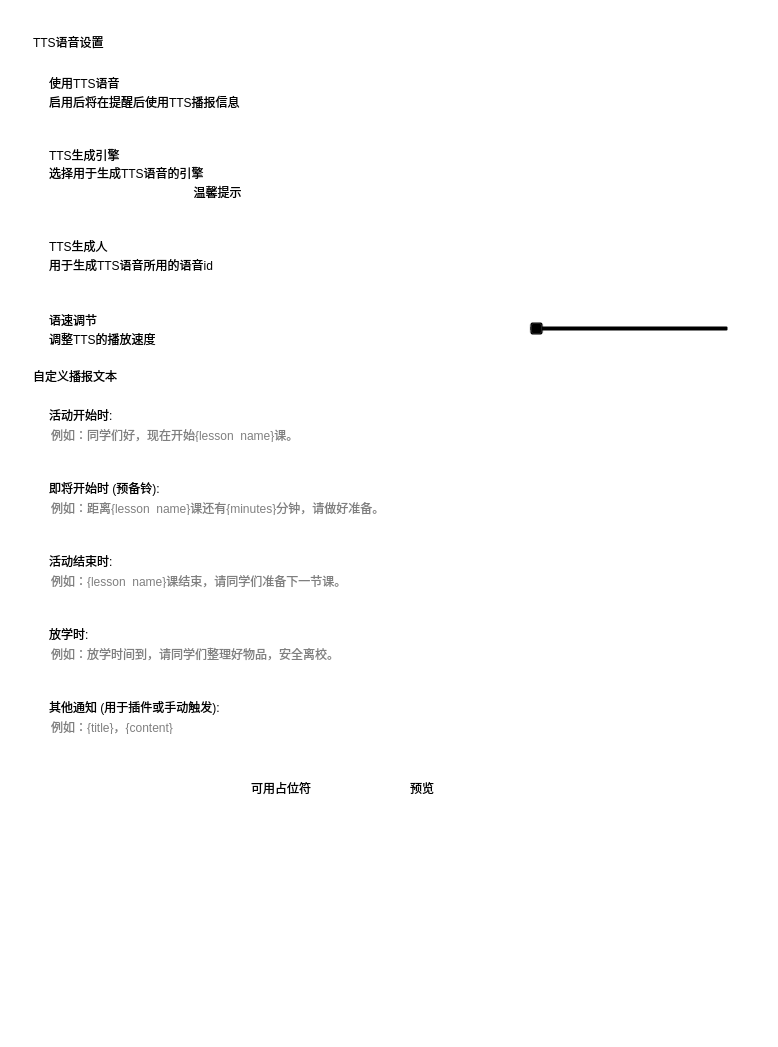
<?xml version="1.0" encoding="UTF-8"?>
<ui version="4.0">
 <class>TTSAdvancedSettings</class>
 <widget class="QWidget" name="TTSAdvancedSettings">
  <property name="geometry">
   <rect>
    <x>0</x>
    <y>0</y>
    <width>778</width>
    <height>1047</height>
   </rect>
  </property>
  <property name="windowTitle">
   <string>TTS 高级设置</string>
  </property>
  <property name="styleSheet">
   <string notr="true">background: transparent; border: none</string>
  </property>
  <layout class="QVBoxLayout" name="verticalLayout_Main">
   <property name="spacing">
    <number>18</number>
   </property>
   <property name="leftMargin">
    <number>0</number>
   </property>
   <property name="topMargin">
    <number>0</number>
   </property>
   <property name="rightMargin">
    <number>0</number>
   </property>
   <property name="bottomMargin">
    <number>0</number>
   </property>
   <item>
    <widget class="SmoothScrollArea" name="scrollArea">
     <property name="widgetResizable">
      <bool>true</bool>
     </property>
     <widget class="QWidget" name="scrollAreaWidgetContents">
      <property name="geometry">
       <rect>
        <x>0</x>
        <y>0</y>
        <width>778</width>
        <height>1047</height>
       </rect>
      </property>
      <layout class="QVBoxLayout" name="verticalLayout_Scroll">
       <property name="spacing">
        <number>24</number>
       </property>
       <property name="leftMargin">
        <number>24</number>
       </property>
       <property name="topMargin">
        <number>24</number>
       </property>
       <property name="rightMargin">
        <number>24</number>
       </property>
       <property name="bottomMargin">
        <number>24</number>
       </property>
       <item>
        <widget class="SmoothScrollArea" name="sd_scroll">
         <property name="styleSheet">
          <string notr="true">background: transparent; border: none</string>
         </property>
         <property name="widgetResizable">
          <bool>true</bool>
         </property>
         <widget class="QWidget" name="scrollAreaWidgetContents_2">
          <property name="geometry">
           <rect>
            <x>0</x>
            <y>0</y>
            <width>730</width>
            <height>999</height>
           </rect>
          </property>
          <layout class="QVBoxLayout" name="verticalLayout_9">
           <item>
            <widget class="TitleLabel" name="TitleLabel">
             <property name="text">
              <string>TTS语音设置</string>
             </property>
            </widget>
           </item>
           <item>
            <layout class="QVBoxLayout" name="verticalLayout_5">
             <property name="spacing">
              <number>3</number>
             </property>
             <item>
              <widget class="CardWidget" name="CardWidget_13">
               <property name="minimumSize">
                <size>
                 <width>0</width>
                 <height>70</height>
                </size>
               </property>
               <layout class="QHBoxLayout" name="horizontalLayout_14">
                <property name="leftMargin">
                 <number>16</number>
                </property>
                <property name="topMargin">
                 <number>16</number>
                </property>
                <property name="rightMargin">
                 <number>16</number>
                </property>
                <property name="bottomMargin">
                 <number>16</number>
                </property>
                <item>
                 <layout class="QVBoxLayout" name="verticalLayout_18">
                  <property name="spacing">
                   <number>0</number>
                  </property>
                  <item>
                   <widget class="StrongBodyLabel" name="StrongBodyLabel_14">
                    <property name="sizePolicy">
                     <sizepolicy hsizetype="Expanding" vsizetype="Preferred">
                      <horstretch>0</horstretch>
                      <verstretch>0</verstretch>
                     </sizepolicy>
                    </property>
                    <property name="text">
                     <string>使用TTS语音</string>
                    </property>
                   </widget>
                  </item>
                  <item>
                   <widget class="CaptionLabel" name="CaptionLabel_13">
                    <property name="sizePolicy">
                     <sizepolicy hsizetype="Preferred" vsizetype="Fixed">
                      <horstretch>0</horstretch>
                      <verstretch>0</verstretch>
                     </sizepolicy>
                    </property>
                    <property name="text">
                     <string>启用后将在提醒后使用TTS播报信息</string>
                    </property>
                    <property name="lightColor" stdset="0">
                     <color alpha="150">
                      <red>0</red>
                      <green>0</green>
                      <blue>0</blue>
                     </color>
                    </property>
                    <property name="darkColor" stdset="0">
                     <color alpha="200">
                      <red>255</red>
                      <green>255</green>
                      <blue>255</blue>
                     </color>
                    </property>
                   </widget>
                  </item>
                 </layout>
                </item>
                <item>
                 <widget class="SwitchButton" name="switch_enable_tts">
                  <property name="onText">
                   <string>启用</string>
                  </property>
                  <property name="offText">
                   <string>禁用</string>
                  </property>
                 </widget>
                </item>
               </layout>
              </widget>
             </item>
             <item>
              <widget class="CardWidget" name="CardWidget_9">
               <property name="minimumSize">
                <size>
                 <width>0</width>
                 <height>80</height>
                </size>
               </property>
               <layout class="QGridLayout" name="gridLayout">
                <property name="leftMargin">
                 <number>16</number>
                </property>
                <property name="topMargin">
                 <number>16</number>
                </property>
                <property name="rightMargin">
                 <number>16</number>
                </property>
                <property name="bottomMargin">
                 <number>16</number>
                </property>
                <item row="0" column="2">
                 <widget class="ComboBox" name="engine_selector"/>
                </item>
                <item row="0" column="0">
                 <layout class="QVBoxLayout" name="verticalLayout_13">
                  <property name="spacing">
                   <number>0</number>
                  </property>
                  <item>
                   <widget class="StrongBodyLabel" name="StrongBodyLabel_9">
                    <property name="text">
                     <string>TTS生成引擎</string>
                    </property>
                   </widget>
                  </item>
                  <item>
                   <widget class="CaptionLabel" name="CaptionLabel_8">
                    <property name="text">
                     <string>选择用于生成TTS语音的引擎</string>
                    </property>
                    <property name="lightColor" stdset="0">
                     <color alpha="150">
                      <red>0</red>
                      <green>0</green>
                      <blue>0</blue>
                     </color>
                    </property>
                    <property name="darkColor" stdset="0">
                     <color alpha="200">
                      <red>255</red>
                      <green>255</green>
                      <blue>255</blue>
                     </color>
                    </property>
                   </widget>
                  </item>
                  <item>
                   <spacer name="verticalSpacer_for_note">
                    <property name="orientation">
                     <enum>Qt::Vertical</enum>
                    </property>
                    <property name="sizeType">
                     <enum>QSizePolicy::Fixed</enum>
                    </property>
                    <property name="sizeHint" stdset="0">
                     <size>
                      <width>20</width>
                      <height>1</height>
                     </size>
                    </property>
                   </spacer>
                  </item>
                  <item>
                   <widget class="HyperlinkLabel" name="engine_note">
                    <property name="text">
                     <string>温馨提示</string>
                    </property>
                   </widget>
                  </item>
                 </layout>
                </item>
               </layout>
              </widget>
             </item>
             <item>
              <widget class="CardWidget" name="CardWidget_8">
               <property name="minimumSize">
                <size>
                 <width>0</width>
                 <height>70</height>
                </size>
               </property>
               <layout class="QHBoxLayout" name="horizontalLayout_8">
                <property name="leftMargin">
                 <number>16</number>
                </property>
                <property name="topMargin">
                 <number>16</number>
                </property>
                <property name="rightMargin">
                 <number>16</number>
                </property>
                <property name="bottomMargin">
                 <number>16</number>
                </property>
                <item>
                 <layout class="QVBoxLayout" name="verticalLayout_12">
                  <property name="spacing">
                   <number>0</number>
                  </property>
                  <item>
                   <widget class="StrongBodyLabel" name="StrongBodyLabel_8">
                    <property name="text">
                     <string>TTS生成人</string>
                    </property>
                   </widget>
                  </item>
                  <item>
                   <widget class="CaptionLabel" name="CaptionLabel_7">
                    <property name="text">
                     <string>用于生成TTS语音所用的语音id</string>
                    </property>
                    <property name="lightColor" stdset="0">
                     <color alpha="150">
                      <red>0</red>
                      <green>0</green>
                      <blue>0</blue>
                     </color>
                    </property>
                    <property name="darkColor" stdset="0">
                     <color alpha="200">
                      <red>255</red>
                      <green>255</green>
                      <blue>255</blue>
                     </color>
                    </property>
                   </widget>
                  </item>
                 </layout>
                </item>
                <item>
                 <widget class="ComboBox" name="voice_selector"/>
                </item>
               </layout>
              </widget>
             </item>
             <item>
              <spacer name="verticalSpacer_for_note_2">
               <property name="orientation">
                <enum>Qt::Vertical</enum>
               </property>
               <property name="sizeType">
                <enum>QSizePolicy::Fixed</enum>
               </property>
               <property name="sizeHint" stdset="0">
                <size>
                 <width>20</width>
                 <height>1</height>
                </size>
               </property>
              </spacer>
             </item>
             <item>
              <widget class="CardWidget" name="CardWidget_7">
               <property name="minimumSize">
                <size>
                 <width>0</width>
                 <height>70</height>
                </size>
               </property>
               <layout class="QHBoxLayout" name="horizontalLayout_7">
                <property name="leftMargin">
                 <number>16</number>
                </property>
                <property name="topMargin">
                 <number>16</number>
                </property>
                <property name="rightMargin">
                 <number>16</number>
                </property>
                <property name="bottomMargin">
                 <number>16</number>
                </property>
                <item>
                 <layout class="QVBoxLayout" name="verticalLayout_11">
                  <property name="spacing">
                   <number>0</number>
                  </property>
                  <item>
                   <widget class="StrongBodyLabel" name="StrongBodyLabel_7">
                    <property name="text">
                     <string>语速调节</string>
                    </property>
                   </widget>
                  </item>
                  <item>
                   <widget class="CaptionLabel" name="CaptionLabel_6">
                    <property name="text">
                     <string>调整TTS的播放速度</string>
                    </property>
                    <property name="lightColor" stdset="0">
                     <color alpha="150">
                      <red>0</red>
                      <green>0</green>
                      <blue>0</blue>
                     </color>
                    </property>
                    <property name="darkColor" stdset="0">
                     <color alpha="200">
                      <red>255</red>
                      <green>255</green>
                      <blue>255</blue>
                     </color>
                    </property>
                   </widget>
                  </item>
                 </layout>
                </item>
                <item>
                 <widget class="Slider" name="slider_tts_speed">
                  <property name="sizePolicy">
                   <sizepolicy hsizetype="Maximum" vsizetype="Fixed">
                    <horstretch>0</horstretch>
                    <verstretch>0</verstretch>
                   </sizepolicy>
                  </property>
                  <property name="minimumSize">
                   <size>
                    <width>200</width>
                    <height>0</height>
                   </size>
                  </property>
                  <property name="orientation">
                   <enum>Qt::Horizontal</enum>
                  </property>
                 </widget>
                </item>
               </layout>
              </widget>
             </item>
             <item>
              <widget class="SubtitleLabel" name="SubtitleLabel_CustomText">
               <property name="text">
                <string>自定义播报文本</string>
               </property>
              </widget>
             </item>
             <item>
              <widget class="CardWidget" name="CardWidget_11">
               <property name="minimumSize">
                <size>
                 <width>0</width>
                 <height>70</height>
                </size>
               </property>
               <layout class="QHBoxLayout" name="horizontalLayout_15">
                <property name="leftMargin">
                 <number>16</number>
                </property>
                <property name="topMargin">
                 <number>16</number>
                </property>
                <property name="rightMargin">
                 <number>16</number>
                </property>
                <property name="bottomMargin">
                 <number>16</number>
                </property>
                <item>
                 <layout class="QVBoxLayout" name="verticalLayout_16">
                  <property name="spacing">
                   <number>0</number>
                  </property>
                  <item>
                   <widget class="StrongBodyLabel" name="StrongBodyLabel_15">
                    <property name="sizePolicy">
                     <sizepolicy hsizetype="Expanding" vsizetype="Preferred">
                      <horstretch>0</horstretch>
                      <verstretch>0</verstretch>
                     </sizepolicy>
                    </property>
                    <property name="text">
                     <string>活动开始时:</string>
                    </property>
                   </widget>
                  </item>
                  <item>
                   <widget class="LineEdit" name="text_attend_class">
                    <property name="placeholderText">
                     <string>例如：同学们好，现在开始{lesson_name}课。</string>
                    </property>
                   </widget>
                  </item>
                 </layout>
                </item>
               </layout>
              </widget>
             </item>
             <item>
              <widget class="CardWidget" name="CardWidget_14">
               <property name="minimumSize">
                <size>
                 <width>0</width>
                 <height>70</height>
                </size>
               </property>
               <layout class="QHBoxLayout" name="horizontalLayout_16">
                <property name="leftMargin">
                 <number>16</number>
                </property>
                <property name="topMargin">
                 <number>16</number>
                </property>
                <property name="rightMargin">
                 <number>16</number>
                </property>
                <property name="bottomMargin">
                 <number>16</number>
                </property>
                <item>
                 <layout class="QVBoxLayout" name="verticalLayout_20">
                  <property name="spacing">
                   <number>0</number>
                  </property>
                  <item>
                   <widget class="StrongBodyLabel" name="StrongBodyLabel_16">
                    <property name="sizePolicy">
                     <sizepolicy hsizetype="Expanding" vsizetype="Preferred">
                      <horstretch>0</horstretch>
                      <verstretch>0</verstretch>
                     </sizepolicy>
                    </property>
                    <property name="text">
                     <string>即将开始时 (预备铃):</string>
                    </property>
                   </widget>
                  </item>
                  <item>
                   <widget class="LineEdit" name="text_prepare_class">
                    <property name="placeholderText">
                     <string>例如：距离{lesson_name}课还有{minutes}分钟，请做好准备。</string>
                    </property>
                   </widget>
                  </item>
                 </layout>
                </item>
               </layout>
              </widget>
             </item>
             <item>
              <widget class="CardWidget" name="CardWidget_15">
               <property name="minimumSize">
                <size>
                 <width>0</width>
                 <height>70</height>
                </size>
               </property>
               <layout class="QHBoxLayout" name="horizontalLayout_17">
                <property name="leftMargin">
                 <number>16</number>
                </property>
                <property name="topMargin">
                 <number>16</number>
                </property>
                <property name="rightMargin">
                 <number>16</number>
                </property>
                <property name="bottomMargin">
                 <number>16</number>
                </property>
                <item>
                 <layout class="QVBoxLayout" name="verticalLayout_21">
                  <property name="spacing">
                   <number>0</number>
                  </property>
                  <item>
                   <widget class="StrongBodyLabel" name="StrongBodyLabel_17">
                    <property name="sizePolicy">
                     <sizepolicy hsizetype="Expanding" vsizetype="Preferred">
                      <horstretch>0</horstretch>
                      <verstretch>0</verstretch>
                     </sizepolicy>
                    </property>
                    <property name="text">
                     <string>活动结束时:</string>
                    </property>
                   </widget>
                  </item>
                  <item>
                   <widget class="LineEdit" name="text_finish_class">
                    <property name="placeholderText">
                     <string>例如：{lesson_name}课结束，请同学们准备下一节课。</string>
                    </property>
                   </widget>
                  </item>
                 </layout>
                </item>
               </layout>
              </widget>
             </item>
             <item>
              <widget class="CardWidget" name="CardWidget_16">
               <property name="minimumSize">
                <size>
                 <width>0</width>
                 <height>70</height>
                </size>
               </property>
               <layout class="QHBoxLayout" name="horizontalLayout_18">
                <property name="leftMargin">
                 <number>16</number>
                </property>
                <property name="topMargin">
                 <number>16</number>
                </property>
                <property name="rightMargin">
                 <number>16</number>
                </property>
                <property name="bottomMargin">
                 <number>16</number>
                </property>
                <item>
                 <layout class="QVBoxLayout" name="verticalLayout_22">
                  <property name="spacing">
                   <number>0</number>
                  </property>
                  <item>
                   <widget class="StrongBodyLabel" name="StrongBodyLabel_18">
                    <property name="sizePolicy">
                     <sizepolicy hsizetype="Expanding" vsizetype="Preferred">
                      <horstretch>0</horstretch>
                      <verstretch>0</verstretch>
                     </sizepolicy>
                    </property>
                    <property name="text">
                     <string>放学时:</string>
                    </property>
                   </widget>
                  </item>
                  <item>
                   <widget class="LineEdit" name="text_after_school">
                    <property name="placeholderText">
                     <string>例如：放学时间到，请同学们整理好物品，安全离校。</string>
                    </property>
                   </widget>
                  </item>
                 </layout>
                </item>
               </layout>
              </widget>
             </item>
             <item>
              <widget class="CardWidget" name="CardWidget_17">
               <property name="minimumSize">
                <size>
                 <width>0</width>
                 <height>70</height>
                </size>
               </property>
               <layout class="QHBoxLayout" name="horizontalLayout_19">
                <property name="leftMargin">
                 <number>16</number>
                </property>
                <property name="topMargin">
                 <number>16</number>
                </property>
                <property name="rightMargin">
                 <number>16</number>
                </property>
                <property name="bottomMargin">
                 <number>16</number>
                </property>
                <item>
                 <layout class="QVBoxLayout" name="verticalLayout_23">
                  <property name="spacing">
                   <number>0</number>
                  </property>
                  <item>
                   <widget class="StrongBodyLabel" name="StrongBodyLabel_19">
                    <property name="sizePolicy">
                     <sizepolicy hsizetype="Expanding" vsizetype="Preferred">
                      <horstretch>0</horstretch>
                      <verstretch>0</verstretch>
                     </sizepolicy>
                    </property>
                    <property name="text">
                     <string>其他通知 (用于插件或手动触发):</string>
                    </property>
                   </widget>
                  </item>
                  <item>
                   <widget class="LineEdit" name="text_notification">
                    <property name="placeholderText">
                     <string>例如：{title}，{content}</string>
                    </property>
                   </widget>
                  </item>
                 </layout>
                </item>
               </layout>
              </widget>
             </item>
             <item>
              <widget class="CardWidget" name="CardWidget_18">
               <property name="minimumSize">
                <size>
                 <width>0</width>
                 <height>70</height>
                </size>
               </property>
               <layout class="QHBoxLayout" name="horizontalLayout">
                <item>
                 <spacer name="horizontalSpacer_2">
                  <property name="orientation">
                   <enum>Qt::Horizontal</enum>
                  </property>
                  <property name="sizeHint" stdset="0">
                   <size>
                    <width>40</width>
                    <height>20</height>
                   </size>
                  </property>
                 </spacer>
                </item>
                <item>
                 <widget class="PushButton" name="tts_vocab_button">
                  <property name="text">
                   <string>可用占位符</string>
                  </property>
                 </widget>
                </item>
                <item>
                 <widget class="PrimaryDropDownPushButton" name="preview">
                  <property name="sizePolicy">
                   <sizepolicy hsizetype="Expanding" vsizetype="Fixed">
                    <horstretch>0</horstretch>
                    <verstretch>0</verstretch>
                   </sizepolicy>
                  </property>
                  <property name="text">
                   <string>预览</string>
                  </property>
                 </widget>
                </item>
                <item>
                 <spacer name="horizontalSpacer">
                  <property name="orientation">
                   <enum>Qt::Horizontal</enum>
                  </property>
                  <property name="sizeHint" stdset="0">
                   <size>
                    <width>40</width>
                    <height>20</height>
                   </size>
                  </property>
                 </spacer>
                </item>
               </layout>
              </widget>
             </item>
            </layout>
           </item>
           <item>
            <spacer name="verticalSpacer_2">
             <property name="orientation">
              <enum>Qt::Vertical</enum>
             </property>
             <property name="sizeHint" stdset="0">
              <size>
               <width>20</width>
               <height>40</height>
              </size>
             </property>
            </spacer>
           </item>
          </layout>
         </widget>
        </widget>
       </item>
      </layout>
     </widget>
    </widget>
   </item>
  </layout>
 </widget>
 <customwidgets>
  <customwidget>
   <class>ComboBox</class>
   <extends>QPushButton</extends>
   <header>qfluentwidgets</header>
  </customwidget>
  <customwidget>
   <class>PushButton</class>
   <extends>QPushButton</extends>
   <header>qfluentwidgets</header>
  </customwidget>
  <customwidget>
   <class>PrimaryPushButton</class>
   <extends>PushButton</extends>
   <header>qfluentwidgets</header>
  </customwidget>
  <customwidget>
   <class>PrimaryDropDownPushButton</class>
   <extends>PrimaryPushButton</extends>
   <header>qfluentwidgets</header>
  </customwidget>
  <customwidget>
   <class>SwitchButton</class>
   <extends>QWidget</extends>
   <header>qfluentwidgets</header>
  </customwidget>
  <customwidget>
   <class>Slider</class>
   <extends>QSlider</extends>
   <header>qfluentwidgets</header>
  </customwidget>
  <customwidget>
   <class>CardWidget</class>
   <extends>QFrame</extends>
   <header>qfluentwidgets</header>
   <container>1</container>
  </customwidget>
  <customwidget>
   <class>SmoothScrollArea</class>
   <extends>QScrollArea</extends>
   <header>qfluentwidgets</header>
   <container>1</container>
  </customwidget>
  <customwidget>
   <class>CaptionLabel</class>
   <extends>QLabel</extends>
   <header>qfluentwidgets</header>
  </customwidget>
  <customwidget>
   <class>StrongBodyLabel</class>
   <extends>QLabel</extends>
   <header>qfluentwidgets</header>
  </customwidget>
  <customwidget>
   <class>SubtitleLabel</class>
   <extends>QLabel</extends>
   <header>qfluentwidgets</header>
  </customwidget>
  <customwidget>
   <class>TitleLabel</class>
   <extends>QLabel</extends>
   <header>qfluentwidgets</header>
  </customwidget>
  <customwidget>
   <class>HyperlinkLabel</class>
   <extends>QPushButton</extends>
   <header>qfluentwidgets</header>
  </customwidget>
  <customwidget>
   <class>LineEdit</class>
   <extends>QLineEdit</extends>
   <header>qfluentwidgets</header>
  </customwidget>
 </customwidgets>
 <resources/>
 <connections/>
</ui>
